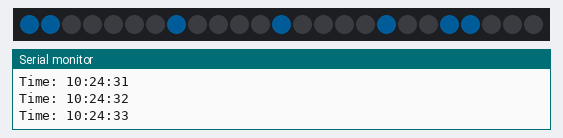
Simulated run of this sketch. Board: ESP32-S3. Parts: 25 RGB LEDs in strip order, left to right, the last lines printed to the serial monitor. Dim RGB values are drawn brighter than linear; WiFi joins after 1.5 s; servers stay silent unless stated; the local clock reads 2024-03-15 10:24:30 at power-on unless the sketch sets it.

Above: at 3.61 s.
At 8.22 s:
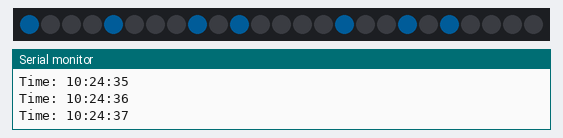
At 12.61 s:
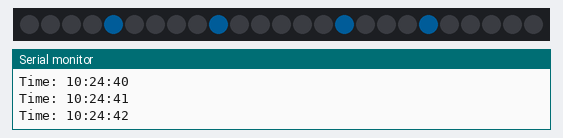
At 21.69 s:
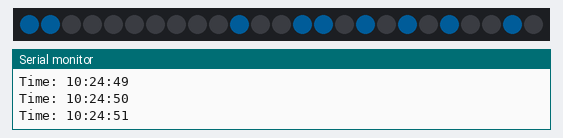
At 30.69 s:
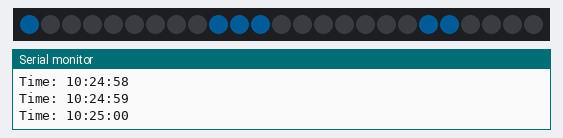
At 39.84 s:
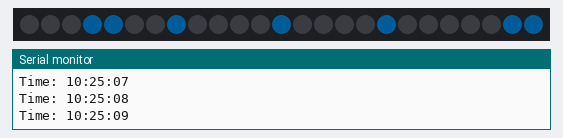

The sketch:

LED_Matrix_NTP_Clock.ino
```cpp
/*
 * =============================================================================
 * NTP CLOCK - FreeRTOS VERSION
 * =============================================================================
 *
 * ESP32-S3
 *
 * Features:
 *
 *   - Connects to WiFi
 *   - Synchronizes time using NTP
 *   - Uses Indian Standard Time (UTC +5:30)
 *   - Displays HH:MM:SS
 *   - Scrolls the time from right to left
 *   - Text is upside-down but NOT mirrored
 *
 * Matrix wiring:
 *
 *    20 21 22 23 24
 *    19 18 17 16 15
 *    10 11 12 13 14
 *     9  8  7  6  5
 *     0  1  2  3  4
 *
 *
 * FreeRTOS tasks:
 *
 *   1. WiFiTask
 *        Connects to WiFi and maintains the connection.
 *
 *   2. TimeTask
 *        Reads the current NTP time and updates the shared time string.
 *
 *   3. DisplayTask
 *        Continuously scrolls the latest time across the matrix.
 *
 *
 * Synchronization:
 *
 *   timeMutex protects the shared time string.
 *   displayMutex protects the NeoPixel matrix.
 * =============================================================================
 */

#include <Arduino.h>
#include <WiFi.h>
#include <time.h>
#include <Adafruit_NeoPixel.h>


// =============================================================================
// Pins
// =============================================================================

#define MATRIX_PIN 7
#define NUM_LEDS   25


// =============================================================================
// NeoPixel matrix
// =============================================================================

Adafruit_NeoPixel matrix(
  NUM_LEDS,
  MATRIX_PIN,
  NEO_GRB + NEO_KHZ800
);


// =============================================================================
// WiFi credentials
// =============================================================================

const char* WIFI_SSID =
  "YOUR_WIFI_SSID";

const char* WIFI_PASSWORD =
  "YOUR_WIFI_PASSWORD";


// =============================================================================
// IST timezone
// =============================================================================

const long GMT_OFFSET_SECONDS =
  5 * 3600 + 30 * 60;

const int DAYLIGHT_OFFSET_SECONDS =
  0;


// =============================================================================
// Shared time string
// =============================================================================
//
// The TimeTask updates this.
// The DisplayTask reads this.
//

String currentTime =
  "00:00:00";


// =============================================================================
// FreeRTOS synchronization
// =============================================================================

SemaphoreHandle_t timeMutex;

SemaphoreHandle_t displayMutex;


// =============================================================================
// 5x5 number font
// =============================================================================

const uint8_t numbers[10][5] = {

  // 0
  {
    0b01110,
    0b10001,
    0b10001,
    0b10001,
    0b01110
  },

  // 1
  {
    0b00100,
    0b01100,
    0b00100,
    0b00100,
    0b01110
  },

  // 2
  {
    0b01110,
    0b10001,
    0b00010,
    0b00100,
    0b11111
  },

  // 3
  {
    0b11110,
    0b00001,
    0b01110,
    0b00001,
    0b11110
  },

  // 4
  {
    0b10010,
    0b10010,
    0b11111,
    0b00010,
    0b00010
  },

  // 5
  {
    0b11111,
    0b10000,
    0b11110,
    0b00001,
    0b11110
  },

  // 6
  {
    0b01110,
    0b10000,
    0b11110,
    0b10001,
    0b01110
  },

  // 7
  {
    0b11111,
    0b00001,
    0b00010,
    0b00100,
    0b00100
  },

  // 8
  {
    0b01110,
    0b10001,
    0b01110,
    0b10001,
    0b01110
  },

  // 9
  {
    0b01110,
    0b10001,
    0b01111,
    0b00001,
    0b01110
  }
};


// =============================================================================
// Matrix coordinate conversion
// =============================================================================

int pixelXY(
  int x,
  int y
)
{
  // Even rows run left to right.
  if (y % 2 == 0)
  {
    return y * 5 + x;
  }

  // Odd rows run right to left.
  return y * 5 + (4 - x);
}


// =============================================================================
// Set pixel using x/y coordinates
// =============================================================================

void setPixelXY(
  int x,
  int y,
  uint32_t color
)
{
  if (
    x < 0 ||
    x >= 5 ||
    y < 0 ||
    y >= 5
  )
  {
    return;
  }


  matrix.setPixelColor(
    pixelXY(x, y),
    color
  );
}


// =============================================================================
// Draw one number
// =============================================================================
//
// The font is flipped vertically,
// but NOT horizontally.
//
// This produces upside-down text
// without making it mirrored.
//

void drawNumber(
  int number,
  int xOffset,
  uint32_t color
)
{
  for (int y = 0; y < 5; y++)
  {
    // Reverse row order.
    uint8_t row =
      numbers[number][4 - y];


    for (int x = 0; x < 5; x++)
    {
      if (
        row & (1 << (4 - x))
      )
      {
        setPixelXY(
          x + xOffset,
          y,
          color
        );
      }
    }
  }
}


// =============================================================================
// Draw colon
// =============================================================================

void drawColon(
  int xOffset,
  uint32_t color
)
{
  setPixelXY(
    xOffset + 2,
    1,
    color
  );


  setPixelXY(
    xOffset + 2,
    3,
    color
  );
}


// =============================================================================
// Draw one scrolling frame
// =============================================================================

void drawScrollFrame(
  const String &text,
  int offset
)
{
  matrix.clear();


  uint32_t color =
    matrix.Color(
      0,
      150,
      255
    );


  // ---------------------------------------------------------------------------
  // Draw every character.
  // ---------------------------------------------------------------------------

  for (
    int i = 0;
    i < text.length();
    i++
  )
  {
    char c =
      text[i];


    int xPosition =
      offset + i * 6;


    // Number.
    if (
      c >= '0' &&
      c <= '9'
    )
    {
      drawNumber(
        c - '0',
        xPosition,
        color
      );
    }


    // Colon.
    else if (c == ':')
    {
      drawColon(
        xPosition,
        color
      );
    }
  }


  matrix.show();
}


// =============================================================================
// Get a safe copy of the current time
// =============================================================================

String getCurrentTime()
{
  String result;


  if (
    xSemaphoreTake(
      timeMutex,
      portMAX_DELAY
    ) == pdTRUE
  )
  {
    result =
      currentTime;


    xSemaphoreGive(
      timeMutex
    );
  }


  return result;
}


// =============================================================================
// WiFi Task
// =============================================================================

void WiFiTask(
  void *parameter
)
{
  while (true)
  {
    // -------------------------------------------------------------------------
    // Check WiFi connection.
    // -------------------------------------------------------------------------

    if (
      WiFi.status() != WL_CONNECTED
    )
    {
      Serial.println(
        "WiFi disconnected."
      );


      Serial.println(
        "Attempting reconnection..."
      );


      WiFi.disconnect();


      WiFi.begin(
        WIFI_SSID,
        WIFI_PASSWORD
      );


      // -----------------------------------------------------------------------
      // Wait for connection.
      // -----------------------------------------------------------------------

      unsigned long start =
        millis();


      while (
        WiFi.status() != WL_CONNECTED &&
        millis() - start < 15000
      )
      {
        vTaskDelay(
          pdMS_TO_TICKS(500)
        );


        Serial.print(".");
      }


      Serial.println();


      if (
        WiFi.status() == WL_CONNECTED
      )
      {
        Serial.println(
          "WiFi connected."
        );


        Serial.print(
          "IP: "
        );


        Serial.println(
          WiFi.localIP()
        );
      }
      else
      {
        Serial.println(
          "WiFi connection failed."
        );
      }
    }


    // -------------------------------------------------------------------------
    // Check every 5 seconds.
    // -------------------------------------------------------------------------

    vTaskDelay(
      pdMS_TO_TICKS(5000)
    );
  }
}


// =============================================================================
// Time Task
// =============================================================================

void TimeTask(
  void *parameter
)
{
  while (true)
  {
    // -------------------------------------------------------------------------
    // Only attempt to read time when WiFi is available.
    // -------------------------------------------------------------------------

    if (
      WiFi.status() == WL_CONNECTED
    )
    {
      struct tm timeinfo;


      if (
        getLocalTime(
          &timeinfo
        )
      )
      {
        char timeString[20];


        // ---------------------------------------------------------------------
        // HH:MM:SS
        // ---------------------------------------------------------------------

        strftime(
          timeString,
          sizeof(timeString),
          "%H:%M:%S",
          &timeinfo
        );


        // ---------------------------------------------------------------------
        // Update shared time string.
        // ---------------------------------------------------------------------

        if (
          xSemaphoreTake(
            timeMutex,
            pdMS_TO_TICKS(100)
          ) == pdTRUE
        )
        {
          currentTime =
            String(timeString);


          xSemaphoreGive(
            timeMutex
          );
        }


        Serial.print(
          "Time: "
        );


        Serial.println(
          timeString
        );
      }
      else
      {
        Serial.println(
          "Failed to obtain time."
        );
      }
    }


    // -------------------------------------------------------------------------
    // Update once per second.
    // -------------------------------------------------------------------------

    vTaskDelay(
      pdMS_TO_TICKS(1000)
    );
  }
}


// =============================================================================
// Display Task
// =============================================================================

void DisplayTask(
  void *parameter
)
{
  while (true)
  {
    // -------------------------------------------------------------------------
    // Get a snapshot of the current time.
    //
    // Once copied, the mutex is released and the display
    // can scroll without blocking the TimeTask.
    // -------------------------------------------------------------------------

    String text =
      getCurrentTime();


    int textWidth =
      text.length() * 6;


    // -------------------------------------------------------------------------
    // Scroll from right to left.
    // -------------------------------------------------------------------------

    for (
      int offset = 5;
      offset > -textWidth;
      offset--
    )
    {
      // -----------------------------------------------------------------------
      // Protect the NeoPixel matrix.
      // -----------------------------------------------------------------------

      if (
        xSemaphoreTake(
          displayMutex,
          portMAX_DELAY
        ) == pdTRUE
      )
      {
        drawScrollFrame(
          text,
          offset
        );


        xSemaphoreGive(
          displayMutex
        );
      }


      // -----------------------------------------------------------------------
      // Scroll speed.
      // -----------------------------------------------------------------------

      vTaskDelay(
        pdMS_TO_TICKS(150)
      );
    }


    // -------------------------------------------------------------------------
    // Small pause before fetching the newest time.
    // -------------------------------------------------------------------------

    vTaskDelay(
      pdMS_TO_TICKS(100)
    );
  }
}


// =============================================================================
// Setup
// =============================================================================

void setup()
{
  Serial.begin(115200);


  // ===========================================================================
  // Initialize matrix.
  // ===========================================================================

  matrix.begin();


  matrix.setBrightness(
    25
  );


  matrix.clear();

  matrix.show();


  // ===========================================================================
  // Create mutexes.
  // ===========================================================================

  timeMutex =
    xSemaphoreCreateMutex();


  displayMutex =
    xSemaphoreCreateMutex();


  if (
    timeMutex == NULL ||
    displayMutex == NULL
  )
  {
    Serial.println(
      "ERROR: Failed to create mutex."
    );


    while (true)
    {
      delay(1000);
    }
  }


  // ===========================================================================
  // Start WiFi.
  // ===========================================================================

  WiFi.mode(
    WIFI_STA
  );


  WiFi.begin(
    WIFI_SSID,
    WIFI_PASSWORD
  );


  Serial.print(
    "Connecting to WiFi"
  );


  // ===========================================================================
  // Wait for initial WiFi connection.
  //
  // This happens only once during startup.
  // After that, WiFiTask takes over.
  // ===========================================================================

  while (
    WiFi.status() != WL_CONNECTED
  )
  {
    delay(500);

    Serial.print(".");
  }


  Serial.println();


  Serial.println(
    "WiFi connected."
  );


  Serial.print(
    "IP: "
  );


  Serial.println(
    WiFi.localIP()
  );


  // ===========================================================================
  // Configure NTP.
  // ===========================================================================

  configTime(
    GMT_OFFSET_SECONDS,
    DAYLIGHT_OFFSET_SECONDS,
    "pool.ntp.org",
    "time.nist.gov"
  );


  // ===========================================================================
  // Wait for initial NTP synchronization.
  // ===========================================================================

  Serial.println(
    "Waiting for NTP time..."
  );


  struct tm timeinfo;


  while (
    !getLocalTime(
      &timeinfo
    )
  )
  {
    Serial.println(
      "Waiting..."
    );


    delay(1000);
  }


  Serial.println(
    "NTP synchronized."
  );


  // ===========================================================================
  // Get initial time.
  // ===========================================================================

  char timeString[20];


  strftime(
    timeString,
    sizeof(timeString),
    "%H:%M:%S",
    &timeinfo
  );


  currentTime =
    String(timeString);


  // ===========================================================================
  // Create FreeRTOS tasks.
  // ===========================================================================

  xTaskCreatePinnedToCore(
    WiFiTask,
    "WiFiTask",
    4096,
    NULL,
    1,
    NULL,
    0
  );


  xTaskCreatePinnedToCore(
    TimeTask,
    "TimeTask",
    4096,
    NULL,
    2,
    NULL,
    0
  );


  xTaskCreatePinnedToCore(
    DisplayTask,
    "DisplayTask",
    4096,
    NULL,
    1,
    NULL,
    1
  );


  Serial.println(
    "NTP Clock FreeRTOS started."
  );
}


// =============================================================================
// Arduino loop
// =============================================================================

void loop()
{
  // ===========================================================================
  // Everything is handled by FreeRTOS tasks.
  // ===========================================================================

  vTaskDelay(
    pdMS_TO_TICKS(1000)
  );
}
```
